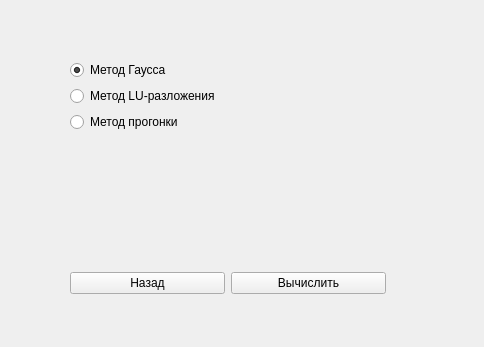
<?xml version="1.0" encoding="UTF-8"?>
<ui version="4.0">
 <class>Equations</class>
 <widget class="QWidget" name="Equations">
  <property name="geometry">
   <rect>
    <x>0</x>
    <y>0</y>
    <width>484</width>
    <height>347</height>
   </rect>
  </property>
  <property name="windowTitle">
   <string>Form</string>
  </property>
  <widget class="QWidget" name="verticalLayoutWidget">
   <property name="geometry">
    <rect>
     <x>70</x>
     <y>60</y>
     <width>316</width>
     <height>234</height>
    </rect>
   </property>
   <layout class="QVBoxLayout" name="verticalLayout">
    <item>
     <layout class="QVBoxLayout" name="verticalLayout_2">
      <item>
       <layout class="QVBoxLayout" name="eqBox"/>
      </item>
      <item>
       <widget class="QRadioButton" name="radioButton">
        <property name="enabled">
         <bool>true</bool>
        </property>
        <property name="text">
         <string>Метод Гаусса</string>
        </property>
        <property name="checked">
         <bool>true</bool>
        </property>
       </widget>
      </item>
      <item>
       <widget class="QRadioButton" name="radioButton_2">
        <property name="enabled">
         <bool>true</bool>
        </property>
        <property name="text">
         <string>Метод LU-разложения</string>
        </property>
       </widget>
      </item>
      <item>
       <widget class="QRadioButton" name="radioButton_3">
        <property name="enabled">
         <bool>true</bool>
        </property>
        <property name="text">
         <string>Метод прогонки</string>
        </property>
       </widget>
      </item>
      <item>
       <widget class="QLabel" name="solution_label">
        <property name="text">
         <string/>
        </property>
       </widget>
      </item>
      <item>
       <layout class="QHBoxLayout" name="horizontalLayout_5">
        <item>
         <widget class="QPushButton" name="backButton">
          <property name="text">
           <string>Назад</string>
          </property>
         </widget>
        </item>
        <item>
         <widget class="QPushButton" name="calculate">
          <property name="text">
           <string>Вычислить</string>
          </property>
         </widget>
        </item>
       </layout>
      </item>
     </layout>
    </item>
   </layout>
  </widget>
 </widget>
 <resources/>
 <connections/>
</ui>
